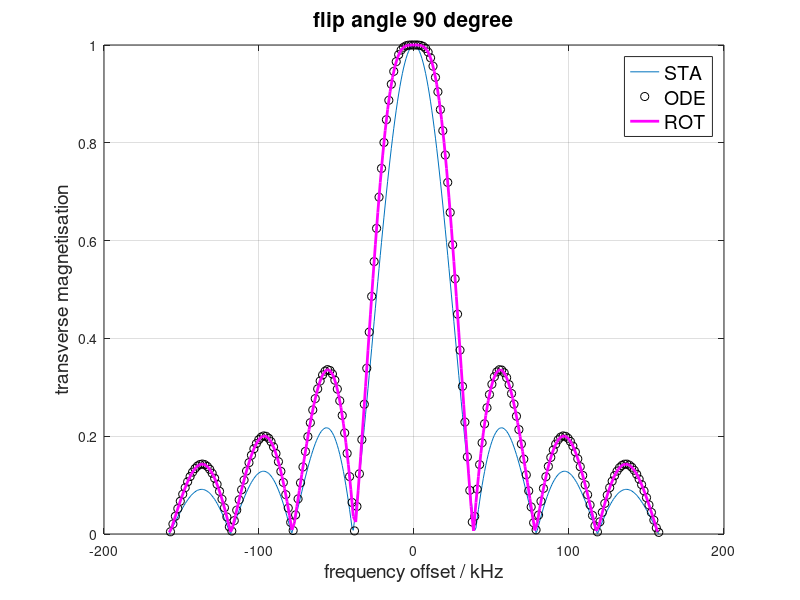

The MATLAB source for this figure:

% off-resonance exictation: 1 ms hard-pulse (b1 field on x-axis, no relaxation) 

F = linspace(-2*pi*4,2*pi*4,400);                           % offset frequencies [rad/ms] 
w = pi/2;                                                   % flipangle in radiant

%a) STA SOLUTION
M_STA = abs(sin(w)*sinc(F/(2*pi))); 

M_ODE=zeros(size(F)); M_ROT=zeros(size(F)); i=0;            % intialize result vectors
for freq = F; i=i+1;                                                      
%b) ODE SOLUTION
    bloch = @(t,M) [freq*M(2); -freq*M(1)+w*M(3); -w*M(2)];  
    [~,M] = ode45(bloch,[0 1],[0;0;1]);                     % integrate ODE
    M_ODE(i)=sqrt(M(end,1)^2+M(end,2)^2);                   % transv. magn.
%c) ROTATION SOLUTION 
    W = -sqrt(w^2+freq.^2);                                 % effective field rotation angle 
    n = [w 0 freq]/abs(W);                                  % effective field rotation axis
    a = cos(W/2)-1i*n(3)*sin(W/2);                          % Cayley-Klein Parameter (alpha)
    b = -1i*n(1)*sin(W/2);                                  % Cayley-Klein Parameter (beta)
    M_ROT(i)=abs(2*a'*b);                                   % transv. magn.
end

%plot result
F= F * 2*pi;
plot(F,M_STA,F(2:2:end),M_ODE(2:2:end),'ko',F(1:2:end),...
     M_ROT(1:2:end),'m','linewidth',2)
grid,legend({'STA','ODE','ROT'},'fontsize',14)
xlabel('frequency offset / kHz','fontsize',14)
ylabel('transverse magnetisation','fontsize',14)
title(sprintf('flip angle %2.0f degree',w*180/pi),'fontsize',15)
